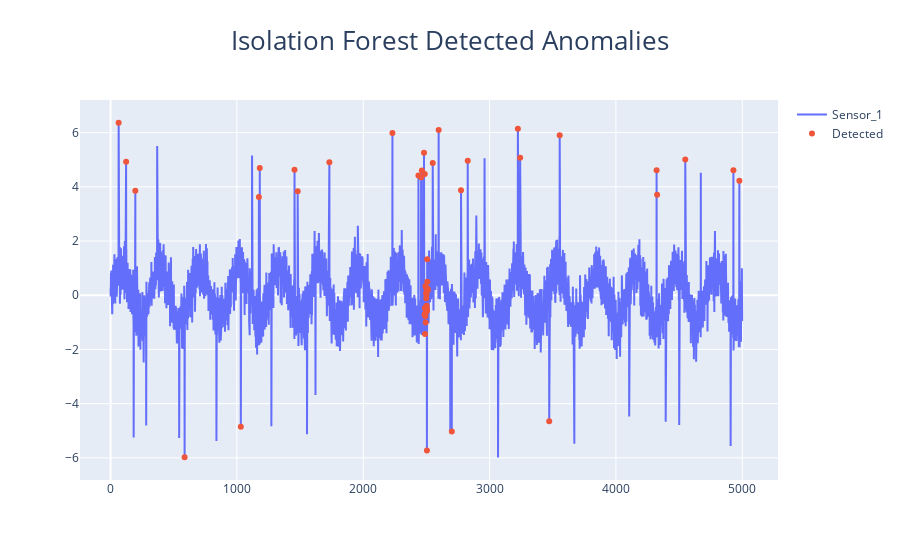

The cell this chart's notebook holds for it:
### Markdown cell above
### 3. Isolation Forest

### Code cell
iso = IsolationForest(n_estimators=100, contamination=0.01, random_state=42)
iso.fit(X)
scores = -iso.decision_function(X)
th = np.percentile(scores,99)
df['anom_iso'] = (scores>th).astype(int)

fig2 = go.Figure()
fig2.add_trace(go.Scatter(x=df['time'],y=df['sensor_1'],mode='lines',name='Sensor_1'))
fig2.add_trace(go.Scatter(x=df['time'][df['anom_iso']==1],y=df['sensor_1'][df['anom_iso']==1],mode='markers',name='Detected'))
fig2.update_layout(title='Isolation Forest Detected Anomalies',title_x=0.5,title_font_size=26)
fig2.show()

### Figure 1 — Plotly figure (JSON) as saved in the notebook; plotly's stock layout.template omitted (floating-point values rounded to 4 significant figures; data arrays with more than 128 entries replaced by an {"elided": "..."} marker saying what was removed)
{"data": [{"mode": "lines", "name": "Sensor_1", "type": "scatter", "x": {"elided": "5000 int values"}, "y": {"elided": "5000 float values"}}, {"mode": "markers", "name": "Detected", "type": "scatter", "x": [64, 123, 196, 586, 1031, 1174, 1181, 1456, 1481, 1732, 2231, 2437, 2458, 2464, 2481, 2486, 2487, 2488, 2489, 2491, 2492, 2493, 2494, 2497, 2498, 2499, 2500, 2501, 2502, 2503, 2504, 2505, 2506, 2507, 2510, 2511, 2550, 2597, 2701, 2774, 2827, 3224, 3242, 3472, 3555, 4322, 4326, 4549, 4930, 4977], "y": [6.364, 4.929, 3.856, -5.979, -4.854, 3.626, 4.698, 4.628, 3.839, 4.908, 5.991, 4.414, 4.356, 4.601, 5.258, -0.7124, 4.476, -0.4715, -1.426, -0.7758, -0.6593, 0.3274, -1.004, -0.4596, 0.09443, -0.1116, 0.02293, 0.2411, -0.3892, -0.5102, -5.727, -0.5774, 1.33, 0.4972, 0.1755, 0.2282, 4.877, 6.1, -5.03, 3.878, 4.96, 6.139, 5.072, -4.655, 5.899, 4.611, 3.71, 5.01, 4.612, 4.221]}], "layout": {"title": {"font": {"size": 26}, "text": "Isolation Forest Detected Anomalies", "x": 0.5}}}
